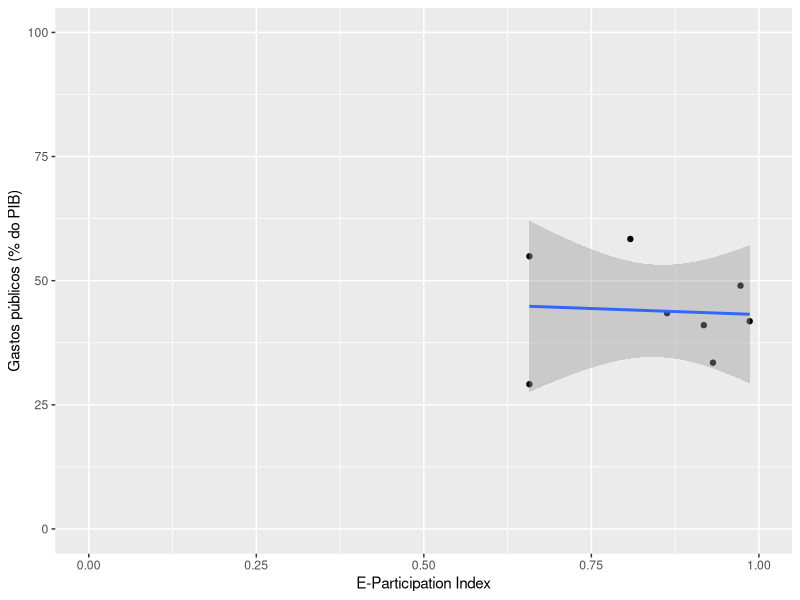

The R script that drew this image:
library(tidyverse)
library(readxl)

egdi <- read.csv('EGOV_DATA_2024.csv') %>% 
    select(Country.Name, E.Participation.Index) %>%
    arrange(Country.Name)

gastos_publicos <- read_excel('imf_government_expenditure.xls') %>% 
    arrange(Country)

setdiff(gastos_publicos$Country, egdi$Country.Name)

gastos_publicos <- gastos_publicos %>% 
    mutate(Country = case_when(
        Country == 'Vietnam' ~ 'Viet Nam',
        Country == 'Georgia' ~ 'Georgia (Country)',
        Country == 'China, People\'s Republic of' ~ 'China',
        Country == 'China, People\'s Republic of' ~ 'China',
        Country == 'Republic of Congo' ~ 'Congo',
        Country == 'Türkiye, Republic of' ~ 'Türkiye',
        Country == "Micronesia, Fed. States of" ~ "Micronesia (Federated States of)",
        Country == "United States" ~ "United States of America",
        Country == "United Kingdom" ~ "United Kingdom of Great Britain and Northern Ireland",
        Country == "Tanzania" ~ "United Republic of Tanzania",
        Country == "Slovak Republic" ~ "Slovakia",
        Country == "Moldova" ~ "Republic of Moldova",
        Country == "Kyrgyz Republic" ~ "Kyrgyzstan",
        Country == "Korea, Republic of" ~ "Republic of Korea",
        Country == "Iran" ~ "Iran (Islamic Republic of)",
        TRUE ~ Country
    ))

setdiff(gastos_publicos$Country, egdi$Country.Name)

gastos_publicos <- gastos_publicos %>%
    filter(Country %in% egdi$Country.Name)

egdi <- egdi %>%
    filter(Country.Name %in% gastos_publicos$Country)

df <- data.frame(
    egdi = egdi$E.Participation.Index,
    gastos_publicos = gastos_publicos$Percentage
)

ggplot(df, aes(egdi, gastos_publicos)) +
    geom_point() +
    geom_smooth(method = 'lm') +
    coord_cartesian(ylim = c(0, 100), xlim = c(0, 1)) +
    labs(
        x = 'E-Participation Index',
        y = 'Gastos públicos (% do PIB)'
    )